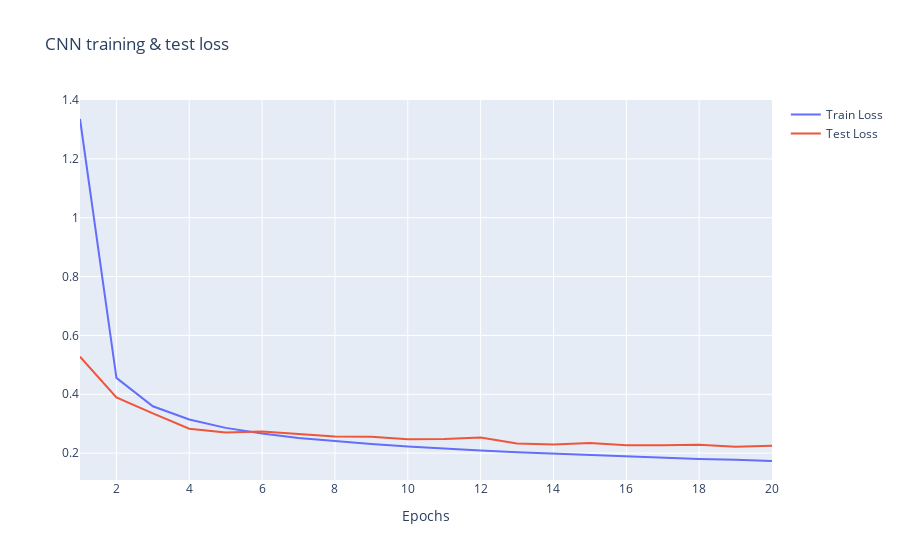

Notebook cell for this chart:
### Code cell
plot_train_test_loss(cnn_metrics['train_losses'], cnn_metrics['test_losses'], 'CNN training & test loss')

### Figure 1 — Plotly figure (JSON) as saved in the notebook; plotly's stock layout.template omitted (floating-point values rounded to 4 significant figures)
{"data": [{"name": "Train Loss", "type": "scatter", "x": [1, 2, 3, 4, 5, 6, 7, 8, 9, 10, 11, 12, 13, 14, 15, 16, 17, 18, 19, 20], "y": [1.336, 0.4557, 0.3591, 0.3142, 0.2859, 0.2669, 0.2511, 0.2406, 0.2312, 0.2227, 0.2146, 0.2088, 0.203, 0.1985, 0.1932, 0.1878, 0.184, 0.1802, 0.1772, 0.1733]}, {"name": "Test Loss", "type": "scatter", "x": [1, 2, 3, 4, 5, 6, 7, 8, 9, 10, 11, 12, 13, 14, 15, 16, 17, 18, 19, 20], "y": [0.5276, 0.3895, 0.3354, 0.283, 0.2703, 0.2736, 0.2647, 0.2563, 0.2559, 0.2472, 0.2477, 0.2534, 0.2326, 0.2298, 0.2341, 0.227, 0.2267, 0.2284, 0.2216, 0.2255]}], "layout": {"title": {"text": "CNN training & test loss"}, "xaxis": {"title": {"text": "Epochs"}}}}
